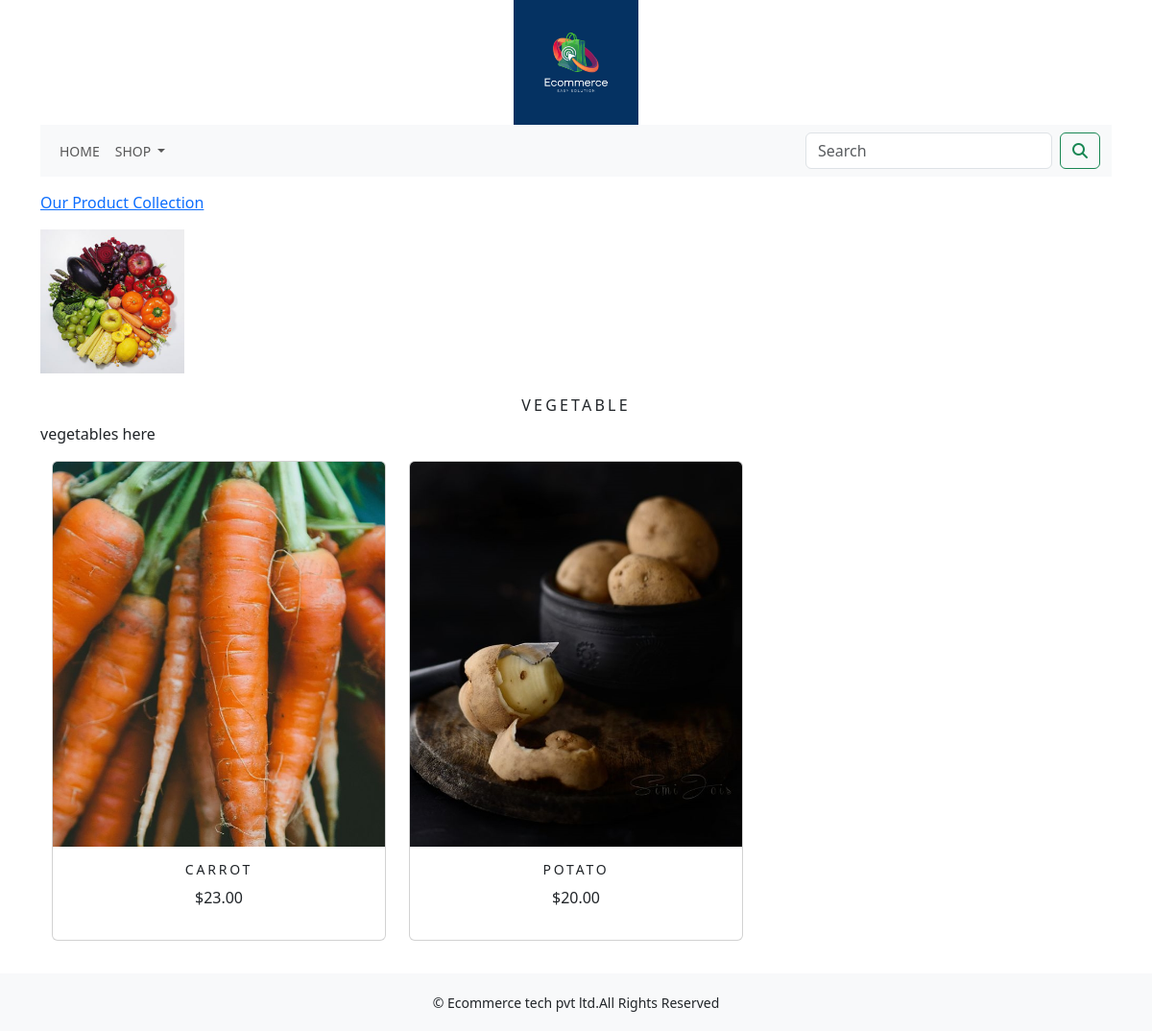
The app's page /shop/vegetable/ with its own data.
### shop/models.py (models this page shows, shortened)
class Category(models.Model):
    name=models.CharField(max_length=250,unique=True)
    slug=models.SlugField(max_length=250,unique=True)
    description=models.TextField(blank=True)
    image=models.ImageField(upload_to='category',blank=True)
    class Meta:
        ordering=('name',)
        verbose_name='category'
        verbose_name_plural='categories'
    def get_url(self):
        return reverse('shop:products_by_category',args=[self.slug])

class Product(models.Model):
    name = models.CharField(max_length=250,unique=True)
    slug = models.SlugField(max_length=250, unique=True)
    description = models.TextField(blank=True)
    price=models.DecimalField(max_digits=10,decimal_places=2)
    category=models.ForeignKey(Category,on_delete=models.CASCADE)
    image=models.ImageField(upload_to='product',blank=True)
    stock=models.IntegerField()
    available=models.BooleanField(default=True)
    created=models.DateTimeField(auto_now_add=True)
    updated=models.DateTimeField(auto_now=True)
    def get_url(self):
        return reverse('shop:prodCatdetail',args=[self.category.slug,self.slug])
    class Meta:
        ordering=('name',)
        verbose_name='product'
        verbose_name_plural='products'

### shop/views.py (the view)
# urls.py: path('',views.allProdCat,name='allProdCat'),
def allProdCat(request,c_slug=None):
   c_page=None
   products_list=None
   if c_slug!=None:
      c_page=get_object_or_404(Category,slug=c_slug)
      products_list=Product.objects.all().filter(category=c_page,available=True)
   else:
      products_list=Product.objects.all().filter(available=True)
   paginator=Paginator(products_list,6)
   try:
      page=int(request.GET.get('page','1'))
   except:
      page=1
   try:
      products=paginator.page(page)
   except(EmptyPage,InvalidPage):
      products=paginator.page(paginator.num_pages)
   return render(request,'category.html',{'category':c_page,'products':products})

### cart/context_processors.py (called while the page is built)
def counter(request):
    item_count=0
    if 'admin' in request.path:
        return {}
    else:
        try:
            cart=Cart.objects.filter(cart_id=cart_id(request))
            cart_items=CartItem.objects.all().filter(cart=cart[:1])
            for cart_item in cart_items:
                item_count += cart_item.quantity
        except Cart.DoesNotExist:
            item_count=0
    return dict(item_count=item_count)

### cart/views.py (called while the page is built)
def cart_id(request):
    cart = request.session.session_key
    if not cart:
        cart = request.session.create()
    return cart

### shop/context_processors.py (called while the page is built)
def menu_links(request):
    links=Category.objects.all()
    return dict(links=links)

### templates/category.html (shortened to what this page needs)
{% extends 'base.html' %}
{% load static %}
{% block content %}
    {% if category %}
        <div>
            <div class="row my_row_class">
                <div class="mx-auto">
                <p><a href="{% url 'shop:allProdCat' %}">Our Product Collection</a></p>
            </div>
                </div>
         </div>
    {% endif %}
<div class="mx_auto">
    {% if category %}
     <img class="my_image" src="{{category.image.url}}" alt="{{category.name}}" width="150px;" height="100px;">
</div>
    <br>
<div>
        <h1 class="text-center my_title ">{{category.name}}</h1>
        <p class="text-justify">{{category.description}}</p>
</div>
    {% endif %}
<div class="container">
    <div class="row mx_auto">
        {% for product in products.object_list %}
        <div class="my_bottom_margin col-9 col-sm-12 col-md-4 col-lg-4">
            <div class="card text-center" style="min-width:18rem;">
                <a href="{{product.get_url}}"><img class="card-img-top my_image" src="{{product.image.url}}" alt="{{product.name}}" width="120px;" height="150px;"></a>
            <div class="card-body">
                    <h4>{{product.name}}</h4>
                    <p>${{product.price}}</p>
            </div>
            </div>
        </div>
        {% endfor %}
    </div>
    <br>
</div>
{% endblock %}

### static/css/custom.css (style rules this page uses)
body { font-family: 'Roboto', sans-serif; }
.my_row_class { padding-top:15px; }
.my_image { width:100pz; height:auto; }
.my_title { font-size:16px; text-transform:uppercase; letter-spacing:.2em; }
.my_bottom_margin { margin-bottom:10px; }
.card-body h4 { font-size:14px; text-transform:uppercase; letter-spacing:.2em; }

### records on screen
Category: image (picture), name "VEGETABLE", description "vegetables here"
Product: image (picture), name "CARROT", price "23.00"
Product: image (picture), name "POTATO", price "20.00"
